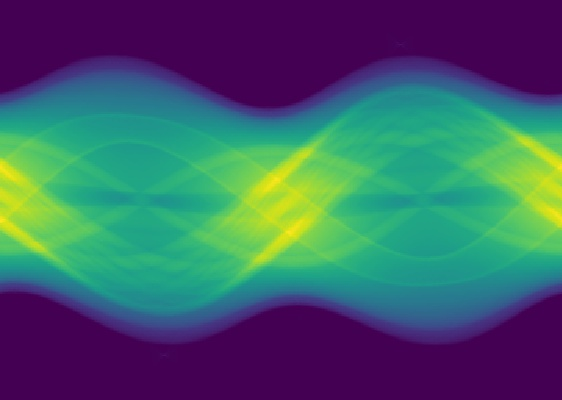
#> input picture 치아/images/metal0_img.jpg, 562 x 400 px, found by its file name
$ jupyter execute --allow-errors imagehandling.ipynb
#> lines starting #> are read from the running program, lines starting #| are printed output that depends on the picture; after the words box and inside, x2 and y2 are one past the last pixel; in counts of white or black regions, pixels touching at a corner belong together
[cell 1]
import tensorflow as tf
import cv2

from tensorflow.keras import datasets, layers, models

[cell 2]
# 이미지

[cell 3]
f = open("images/sino0.txt", 'r')
#> (reads 치아/images/sino0.txt from the repository)
line0 = f.read()
print(line0)
f.close

[cell 4]
import numpy as np
metal0_img = np.empty((256,360))
k = 0
l = 0
for i, j in enumerate(line0):
    if j == '\t':
        metal0_img[k,l] = float(line0[i-14:i])
        k = k+1
        if k == 256:
            k = 0
            l = l+1

[cell 5]
import matplotlib.pyplot as plt
from mpl_toolkits.axes_grid1 import make_axes_locatable
import numpy as np

plt.imshow(metal0_img)
plt.colorbar

[cell 6]
metal0_img.shape

[cell 7]
import numpy as np

ori_img = metal0_img
line = np.zeros((256,360))
test_img = metal0_img
for j in range(360-2):
    for i in range(256-2):
        if (ori_img[i, j] < ori_img[i+1, j]) & (ori_img[i+1, j] > ori_img[i+2, j]):
            line[i,j] = 1
            test_img[i,j] = 0
plt.imshow(test_img)
plt.colorbar

[cell 8]
img = cv2.imread('images/metal0_img.jpg', cv2.IMREAD_COLOR)
#> img is the input picture: shape (400, 562, 3); mean B, G, R 105, 93.9, 65.1
img_gray = cv2.cvtColor(img, cv2.COLOR_BGR2GRAY)
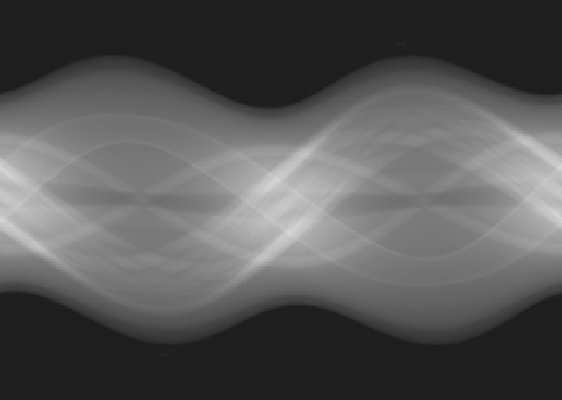
#> img_gray: shape (400, 562); min 28, max 215, mean 86.6
ret, thresh = cv2.threshold(img_gray, 127, 255, 0)
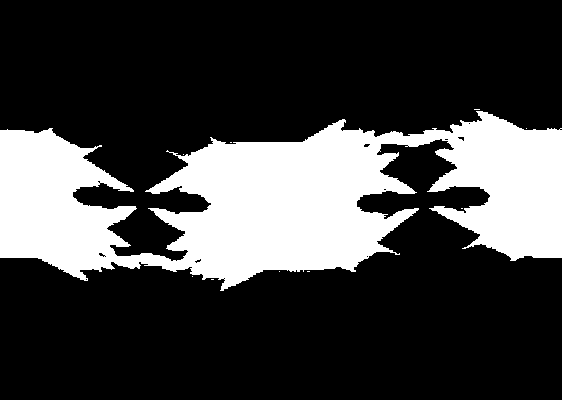
#> thresh: shape (400, 562); 25.2% white; 10 white regions (9 under 20 px)
contours, hierarchy = cv2.findContours(thresh, cv2.RETR_TREE, cv2.CHAIN_APPROX_SIMPLE)
#> contours = 22 contours, 19 with area under 20; largest, box (x1, y1, x2, y2) and area: (0, 111, 562, 291) 55166, (457, 136, 465, 142) 22, (363, 143, 371, 148) 20
cv2.drawContours(img, contours, -1, (0, 255, 0), 3)
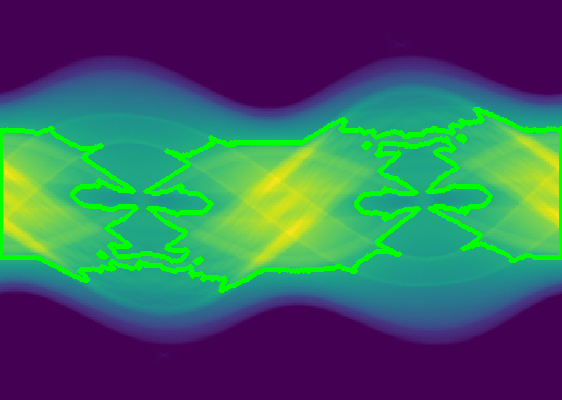
#> img: shape (400, 562, 3); 5.97% of pixels changed, all inside (x1, y1, x2, y2) = (0, 107, 562, 293)

[cell 9]
cv2.imshow('ori', img)
cv2.imshow('ori_contours', thresh)
cv2.waitKey(0)

[cell 10]
img = cv2.imread('images/metal0_img.jpg', cv2.IMREAD_COLOR)
warped = cv2.cvtColor(img, cv2.COLOR_BGR2GRAY)
warped = cv2.adaptiveThreshold(warped, 255, cv2.ADAPTIVE_THRESH_MEAN_C, cv2.THRESH_BINARY, 11, 2)
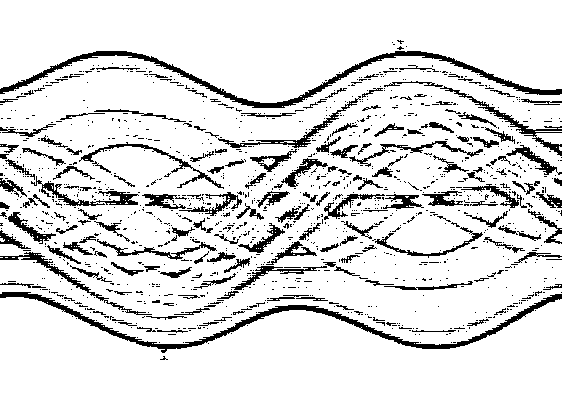
#> warped: shape (400, 562); 87.3% white; 1269 black regions (1094 under 20 px), largest, box (x1, y1, x2, y2) and area: (0, 51, 562, 108) 3013, (0, 292, 562, 353) 2988, (440, 86, 562, 156) 747

[cell 11]
cv2.imshow("ori", img)
cv2.imshow('ori_Scanned', warped)
cv2.waitKey(0)

[cell 12]
plt.imshow(warped)
plt.colorbar
plt.axis('off'), plt.xticks([]), plt.yticks([])
plt.tight_layout()
plt.subplots_adjust(left = 0, bottom = 0, right = 1, top = 1, hspace = 0, wspace = 0)
plt.savefig('images/warped.jpg', bbox_inches = 'tight', pad_inches=0, dpi=100)

[cell 13]
image_gray = cv2.imread('images/data_ori.png', cv2.IMREAD_GRAYSCALE)
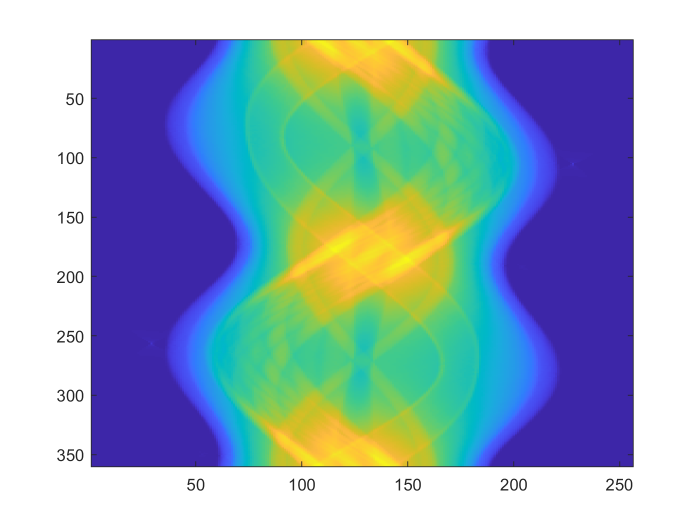
#> input picture 치아/gan/images/data_ori.png, 1400 x 1050 px, found by its file name (shown at 1/2 size)
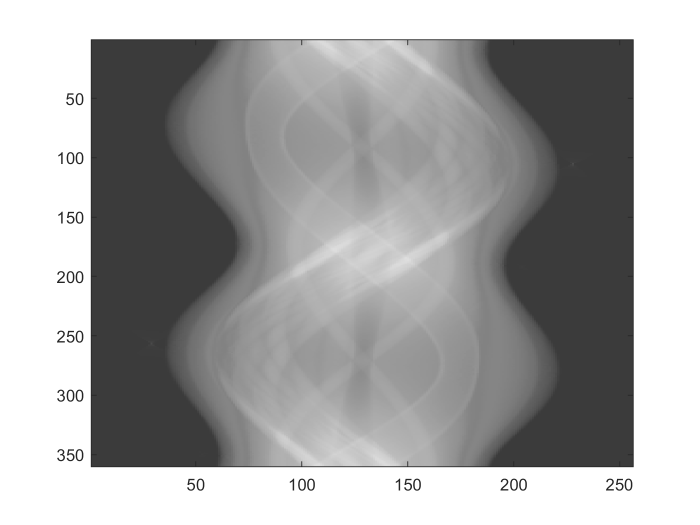
#> image_gray: shape (1050, 1400) (shown at 1/2 size); min 38, max 255, mean 165.6
# 픽셀 강도의 중간값을 계산
median_intensity = np.median(image_gray)
#> median_intensity = 163

# 중간 픽셀 강도에서 위아래 1 표준편차 떨어진 값을 임곗값으로 지정
lower_threshold = int(max(0, (0.05 - 0.00033) * median_intensity))
#> lower_threshold = 8
upper_threshold = int(min(255, (0.05 + 0.00033) * median_intensity))
#> upper_threshold = 8
# Canny edge detection 적용
image_canny = cv2.Canny(image_gray, lower_threshold, upper_threshold)
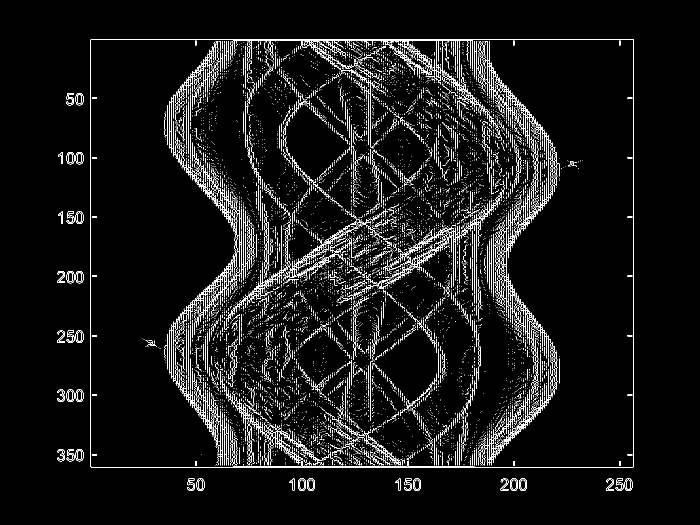
#> image_canny: shape (1050, 1400) (shown at 1/2 size); 5.1% white in thin lines or dots, all inside (x1, y1, x2, y2) = (114, 78, 1268, 982)

plt.imshow(image_canny, cmap='gray')
plt.show()

[cell 14]
image_bgr = cv2.imread('images/data1.png')
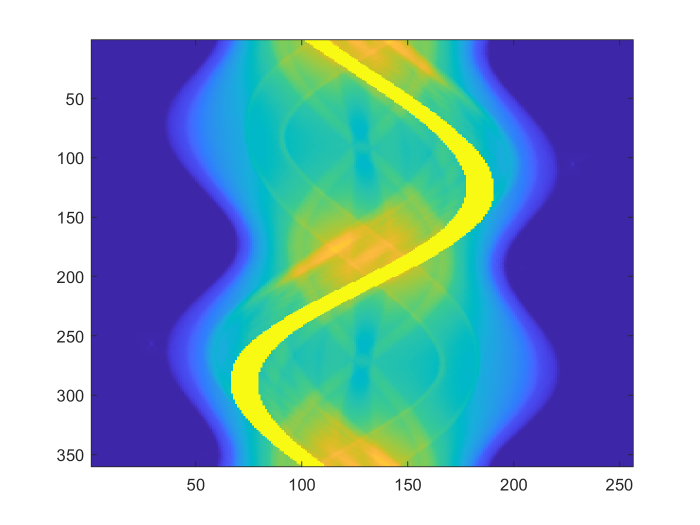
#> input picture 치아/images/data1.png, 1400 x 1050 px, found by its file name (shown at 1/2 size)
#> image_bgr is the input picture: shape (1050, 1400, 3); mean B, G, R 194, 170.8, 140.4
image_rgb = cv2.cvtColor(image_bgr, cv2.COLOR_BGR2RGB)
# 초기 마스크 생성
mask = np.zeros(image_rgb.shape[:2], np.uint8)
# 사각형 좌표: 시작점의 x,y  ,넢이, 너비
rectangle = (0, 56, 1000, 1200)
# grabCut에 사용할 임시 배열 생성
bgdModel = np.zeros((1, 65), np.float64)
fgdModel = np.zeros((1, 65), np.float64)

# grabCut 실행
cv2.grabCut(image_rgb, # 원본 이미지
           mask,       # 마스크
           rectangle,  # 사각형
           bgdModel,   # 배경을 위한 임시 배열
           fgdModel,   # 전경을 위한 임시 배열
           5,          # 반복 횟수
           cv2.GC_INIT_WITH_RECT) # 사각형을 위한 초기화
# 배경인 곳은 0, 그 외에는 1로 설정한 마스크 생성
mask_2 = np.where((mask==2) | (mask==0), 0, 1).astype('uint8')

# 이미지에 새로운 마스크를 곱행 배경을 제외
image_rgb_nobg = image_rgb * mask_2[:, :, np.newaxis]
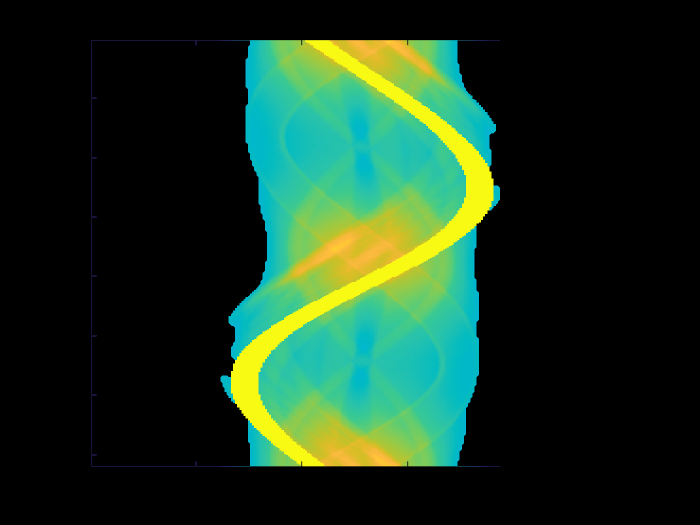
#> image_rgb_nobg: shape (1050, 1400, 3) (shown at 1/2 size); mean R, G, B 26.6, 53.8, 32.4

# plot
plt.imshow(image_rgb_nobg)
plt.show()

[cell 15]
f = open("images/sino3.txt", 'r')
#> (reads 치아/images/sino3.txt from the repository)
line = f.read()
print(line)
f.close

[cell 16]
import numpy as np
metal3_img = np.empty((256,360))
k = 0
l = 0
for i, j in enumerate(line):
    if j == '\t':
        metal3_img[k,l] = float(line[i-14:i])
        k = k+1
        if k == 256:
            k = 0
            l = l+1

[cell 17]
plt.imshow(metal3_img)
plt.colorbar

[cell 18]
metal3_img.shape

[cell 19]
result_img = metal0_img
window_size = 3

k = 0
z = 0

for i in range(256-window_size):
    for j in range(120-window_size):
        if 0 in result_img[i:i+window_size,j:j+window_size]:
            z=0
        else:
            if 300 in result_img[i:i+window_size,j:j+window_size]:
                z = 0
            else:
                if result_img[i+window_size,j] >= 250:
                    z = 0
                else:
                    if result_img[i+window_size,j] <= 50:
                        z = 0
                    else:
                        k = k+1
train_data = np.empty((k,window_size,window_size,1))
result_data = np.empty((k,1))

#> (a cell that did not finish here is left out)

[cell 21]
a = [0,1,2,3,4]
a[0:3]

[cell 22]
k = 0

for i in range(256-window_size):
    for j in range(120-window_size):
        if 0 in result_img[i:i+window_size,j:j+window_size]:
            z=0
        else:
            if 300 in result_img[i:i+window_size,j:j+window_size]:
                z = 0
            else:
                if result_img[i+window_size,j] >= 250:
                    z = 0
                else:
                    if result_img[i+window_size,j] <= 50:
                        z = 0
                    else:
                        for v in range(window_size):
                            for w in range(window_size):
                                train_data[k,w,v,0] = result_img[i+w,j+v]
                        result_data[k,0] = int(result_img[i+window_size,j])
                        k = k+1
print(train_data.shape)
print(result_data.shape)

#> (the rest of this cell did not finish here and is left out)

[cell 23]
test_img = metal3_img

#> (a cell that did not finish here is left out)

[cell 25]
plt.figure(figsize=(8,12))
plt.imshow(test_img[:,0:120])
plt.colorbar
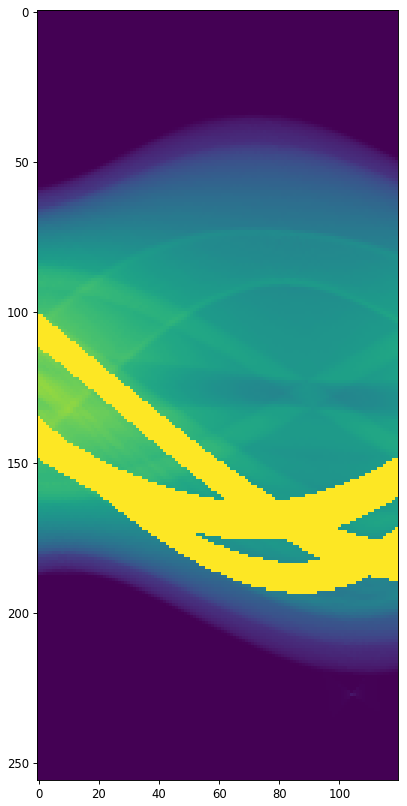
#> figure drawn by matplotlib, 1 panel
